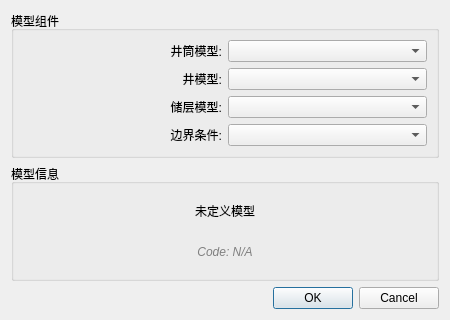
<?xml version="1.0" encoding="UTF-8"?>
<ui version="4.0">
 <class>ModelSelect</class>
 <widget class="QDialog" name="ModelSelect">
  <property name="geometry">
   <rect>
    <x>0</x>
    <y>0</y>
    <width>450</width>
    <height>320</height>
   </rect>
  </property>
  <property name="windowTitle">
   <string>选择理论模型</string>
  </property>
  <layout class="QVBoxLayout" name="verticalLayout">
   <item>
    <widget class="QGroupBox" name="groupBox_Options">
     <property name="title">
      <string>模型组件</string>
     </property>
     <layout class="QGridLayout" name="gridLayout">
      <item row="0" column="0">
       <widget class="QLabel" name="label_1">
        <property name="text">
         <string>井筒模型:</string>
        </property>
        <property name="alignment">
         <set>Qt::AlignRight|Qt::AlignTrailing|Qt::AlignVCenter</set>
        </property>
       </widget>
      </item>
      <item row="0" column="1">
       <widget class="QComboBox" name="comboWellbore"/>
      </item>
      <item row="1" column="0">
       <widget class="QLabel" name="label_2">
        <property name="text">
         <string>井模型:</string>
        </property>
        <property name="alignment">
         <set>Qt::AlignRight|Qt::AlignTrailing|Qt::AlignVCenter</set>
        </property>
       </widget>
      </item>
      <item row="1" column="1">
       <widget class="QComboBox" name="comboWell"/>
      </item>
      <item row="2" column="0">
       <widget class="QLabel" name="label_3">
        <property name="text">
         <string>储层模型:</string>
        </property>
        <property name="alignment">
         <set>Qt::AlignRight|Qt::AlignTrailing|Qt::AlignVCenter</set>
        </property>
       </widget>
      </item>
      <item row="2" column="1">
       <widget class="QComboBox" name="comboReservoir"/>
      </item>
      <item row="3" column="0">
       <widget class="QLabel" name="label_4">
        <property name="text">
         <string>边界条件:</string>
        </property>
        <property name="alignment">
         <set>Qt::AlignRight|Qt::AlignTrailing|Qt::AlignVCenter</set>
        </property>
       </widget>
      </item>
      <item row="3" column="1">
       <widget class="QComboBox" name="comboBoundary"/>
      </item>
     </layout>
    </widget>
   </item>
   <item>
    <widget class="QGroupBox" name="groupBox_Info">
     <property name="title">
      <string>模型信息</string>
     </property>
     <layout class="QVBoxLayout" name="verticalLayout_2">
      <item>
       <widget class="QLabel" name="label_ModelName">
        <property name="text">
         <string>未定义模型</string>
        </property>
        <property name="alignment">
         <set>Qt::AlignCenter</set>
        </property>
        <property name="wordWrap">
         <bool>true</bool>
        </property>
       </widget>
      </item>
      <item>
       <widget class="QLabel" name="label_FileName">
        <property name="text">
         <string>Code: N/A</string>
        </property>
        <property name="alignment">
         <set>Qt::AlignCenter</set>
        </property>
        <property name="styleSheet">
         <string notr="true">color: gray; font-style: italic;</string>
        </property>
       </widget>
      </item>
     </layout>
    </widget>
   </item>
   <item>
    <widget class="QDialogButtonBox" name="buttonBox">
     <property name="orientation">
      <enum>Qt::Horizontal</enum>
     </property>
     <property name="standardButtons">
      <set>QDialogButtonBox::Cancel|QDialogButtonBox::Ok</set>
     </property>
    </widget>
   </item>
  </layout>
 </widget>
 <resources/>
 <connections/>
</ui>
